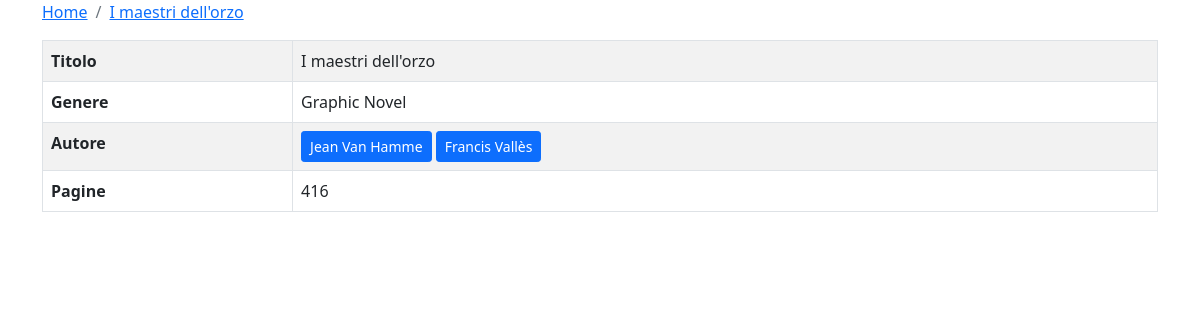
The app's page /home/book/12 (signed in) with its own data.
### appbooks/models.py (models this page shows, shortened)
class Reading(models.Model):
    book = models.ForeignKey(Book, on_delete=models.CASCADE)
    data_inizio = models.DateField()
    data_fine = models.DateField(null=True, blank=True)

class Book(models.Model):
    titolo = models.CharField(max_length=100)
    genere = models.CharField(max_length=100)
    autore = models.ManyToManyField(Author)
    quotes = models.ManyToManyField(Quote, blank=True)
    pagine = models.IntegerField()
    def __str__(self) -> str:
        return self.titolo

class Author(models.Model):
    nome = models.CharField(max_length=100)
    cognome = models.CharField(max_length=100)
    nazionalita = CountryField()
    def __str__(self) -> str:
        return self.nome + " " + self.cognome

### appbooks/views.py (the view)
# urls.py: path("home/book/<int:pk>", views.book, name="book"),
@login_required(login_url="/login/")
def book(request, pk):
    reading = Reading.objects.get(pk=pk)
    return render(request, 'book.html', {'reading': reading})

### appbooks/templates/book.html (shortened to what this page needs)
{% load static %}
<!DOCTYPE html>
<html>
    <head>
        <link rel="stylesheet" href="https://cdn.jsdelivr.net/npm/bootstrap@5.1.3/dist/css/bootstrap.min.css">
        <link rel="stylesheet" href="{% static 'style_books.css' %}">
    </head>
    <body>
        <div class="container">
            <nav aria-label="breadcrumb">
                <ol class="breadcrumb">
                <li class="breadcrumb-item"><a href="/home">Home</a></li>
                <li class="breadcrumb-item active"><a href="">{{reading.book}}</a></li>
                </ol>
            </nav>
            <table class="table table-striped table-bordered">
                <tbody>
                    <tr>
                        <th scope="row">Titolo</th>
                        <td scope="row">{{reading.book}}</td>
                    </tr>
                    <tr>
                        <th scope="row">Genere</th>
                        <td scope="row">{{reading.book.genere}}</td>
                    </tr>
                    <tr>
                        <th scope="row">Autore</th>
                        <td scope="row">
                            {% for autore in reading.book.autore.all %}
                                <a class="btn btn-primary btn-sm" href="{% url 'author' pk=reading.pk pk2=autore.pk %}" role="button">{{autore}}</a>
                            {% endfor %}
                        </td>
                    </tr>
                    <tr>
                        <th scope="row">Pagine</th>
                        <td scope="row">{{reading.book.pagine}}</th>
                    </tr>
                </tbody>
            </table>
            <br>
        </div>
    </body>
</html>

### appbooks/static/style_books.css (style rules this page uses)
.breadcrumb { background-color: rgb(255, 255, 255); }

### records on screen
Reading: book "I maestri dell'orzo", book.genere "Graphic Novel", book.pagine "416"
Author: nome+cognome "Jean Van Hamme"
Author: nome+cognome "Francis Vallès"
